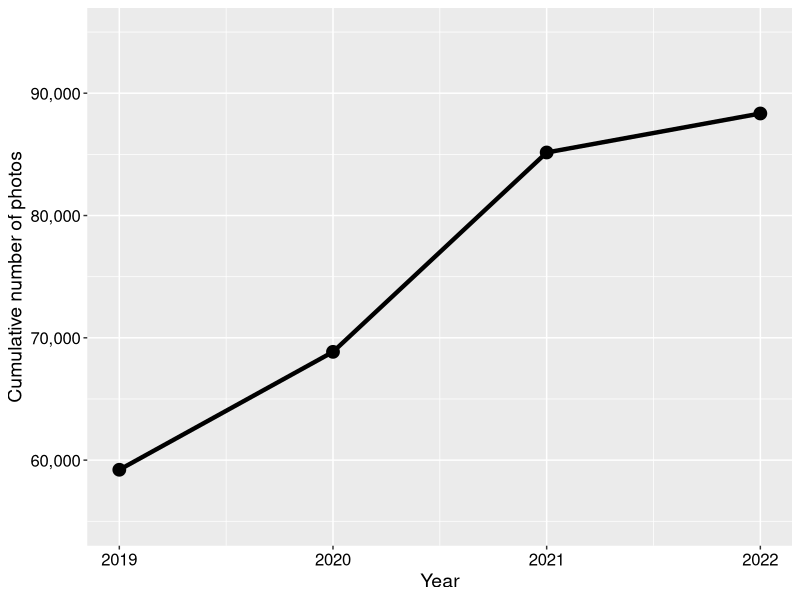

R code for this plot:
## ---- chunk 1
rm(list = ls())
library(tidyverse)
library(here)

## ---- chunk 2
pics<-read.csv(here("Data", "picture_data.csv"))
## ---- chunk 3
pic_summary<-pics %>% group_by(Year) %>% summarise(
  num_photos = sum(Photos)
)
## ---- chunk 4
pic_summary<- pic_summary %>% mutate(
  cum_photos = cumsum(num_photos)
)
## ---- chunk 5
ggplot(pic_summary, aes(Year, cum_photos))+
  geom_point(size = 4)+
  geom_line(size = 1.5)+
 expand_limits(y = c(55000, 95000))+
  scale_y_continuous(labels = scales::comma)+ #prevents scientific notation
  labs(y = "Cumulative number of photos")+
  theme(
    axis.text = element_text(size = 12, color = "black"),
    axis.title = element_text(size = 14, color = "black")
    )
## ---- chunk 6
ggsave(here("Data", "pics_over_time.png"), width = 6, height = 4)
